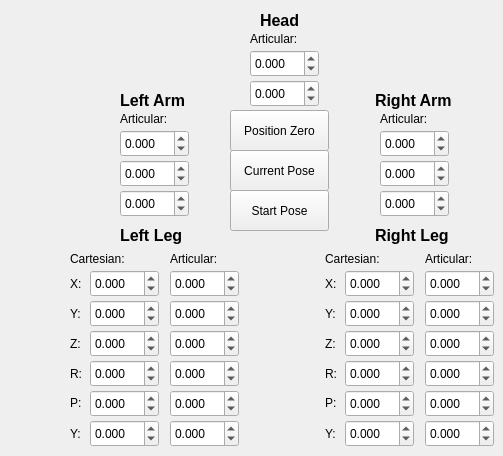
    <widget class="QWidget" name="tabIK">
     <attribute name="title">
      <string>Inverse Kinematics</string>
     </attribute>
     <widget class="QDoubleSpinBox" name="sbLegLeftX">
      <property name="geometry">
       <rect>
        <x>90</x>
        <y>270</y>
        <width>69</width>
        <height>27</height>
       </rect>
      </property>
      <property name="keyboardTracking">
       <bool>false</bool>
      </property>
      <property name="decimals">
       <number>3</number>
      </property>
      <property name="minimum">
       <double>-1.000000000000000</double>
      </property>
      <property name="maximum">
       <double>1.000000000000000</double>
      </property>
      <property name="singleStep">
       <double>0.005000000000000</double>
      </property>
     </widget>
     <widget class="QLabel" name="label">
      <property name="geometry">
       <rect>
        <x>70</x>
        <y>275</y>
        <width>21</width>
        <height>17</height>
       </rect>
      </property>
      <property name="text">
       <string>X:</string>
      </property>
     </widget>
     <widget class="QDoubleSpinBox" name="sbLegLeft0">
      <property name="geometry">
       <rect>
        <x>170</x>
        <y>270</y>
        <width>69</width>
        <height>27</height>
       </rect>
      </property>
      <property name="keyboardTracking">
       <bool>true</bool>
      </property>
      <property name="decimals">
       <number>3</number>
      </property>
      <property name="minimum">
       <double>-1.570000000000000</double>
      </property>
      <property name="maximum">
       <double>1.570000000000000</double>
      </property>
      <property name="singleStep">
       <double>0.050000000000000</double>
      </property>
     </widget>
     <widget class="QLabel" name="label_2">
      <property name="geometry">
       <rect>
        <x>70</x>
        <y>305</y>
        <width>21</width>
        <height>17</height>
       </rect>
      </property>
      <property name="text">
       <string>Y:</string>
      </property>
     </widget>
     <widget class="QLabel" name="label_3">
      <property name="geometry">
       <rect>
        <x>70</x>
        <y>335</y>
        <width>21</width>
        <height>17</height>
       </rect>
      </property>
      <property name="text">
       <string>Z:</string>
      </property>
     </widget>
     <widget class="QLabel" name="label_4">
      <property name="geometry">
       <rect>
        <x>70</x>
        <y>365</y>
        <width>21</width>
        <height>17</height>
       </rect>
      </property>
      <property name="text">
       <string>R:</string>
      </property>
     </widget>
     <widget class="QLabel" name="label_5">
      <property name="geometry">
       <rect>
        <x>70</x>
        <y>395</y>
        <width>21</width>
        <height>16</height>
       </rect>
      </property>
      <property name="text">
       <string>P:</string>
      </property>
     </widget>
     <widget class="QLabel" name="label_6">
      <property name="geometry">
       <rect>
        <x>70</x>
        <y>425</y>
        <width>21</width>
        <height>17</height>
       </rect>
      </property>
      <property name="text">
       <string>Y:</string>
      </property>
     </widget>
     <widget class="QLabel" name="label_7">
      <property name="geometry">
       <rect>
        <x>70</x>
        <y>250</y>
        <width>67</width>
        <height>17</height>
       </rect>
      </property>
      <property name="text">
       <string>Cartesian:</string>
      </property>
     </widget>
     <widget class="QLabel" name="label_8">
      <property name="geometry">
       <rect>
        <x>170</x>
        <y>250</y>
        <width>67</width>
        <height>17</height>
       </rect>
      </property>
      <property name="text">
       <string>Articular:</string>
      </property>
     </widget>
     <widget class="QDoubleSpinBox" name="sbLegLeft2">
      <property name="geometry">
       <rect>
        <x>170</x>
        <y>330</y>
        <width>69</width>
        <height>27</height>
       </rect>
      </property>
      <property name="decimals">
       <number>3</number>
      </property>
      <property name="minimum">
       <double>-1.570000000000000</double>
      </property>
      <property name="maximum">
       <double>1.570000000000000</double>
      </property>
      <property name="singleStep">
       <double>0.050000000000000</double>
      </property>
     </widget>
     <widget class="QDoubleSpinBox" name="sbLegLeft3">
      <property name="geometry">
       <rect>
        <x>170</x>
        <y>360</y>
        <width>69</width>
        <height>27</height>
       </rect>
      </property>
      <property name="decimals">
       <number>3</number>
      </property>
      <property name="minimum">
       <double>-1.570000000000000</double>
      </property>
      <property name="maximum">
       <double>1.570000000000000</double>
      </property>
      <property name="singleStep">
       <double>0.050000000000000</double>
      </property>
     </widget>
     <widget class="QDoubleSpinBox" name="sbLegLeft4">
      <property name="geometry">
       <rect>
        <x>170</x>
        <y>390</y>
        <width>69</width>
        <height>27</height>
       </rect>
      </property>
      <property name="decimals">
       <number>3</number>
      </property>
      <property name="minimum">
       <double>-1.570000000000000</double>
      </property>
      <property name="maximum">
       <double>1.570000000000000</double>
      </property>
      <property name="singleStep">
       <double>0.050000000000000</double>
      </property>
     </widget>
     <widget class="QDoubleSpinBox" name="sbLegLeft5">
      <property name="geometry">
       <rect>
        <x>170</x>
        <y>420</y>
        <width>69</width>
        <height>27</height>
       </rect>
      </property>
      <property name="decimals">
       <number>3</number>
      </property>
      <property name="minimum">
       <double>-1.570000000000000</double>
      </property>
      <property name="maximum">
       <double>1.570000000000000</double>
      </property>
      <property name="singleStep">
       <double>0.050000000000000</double>
      </property>
     </widget>
     <widget class="QDoubleSpinBox" name="sbLegLeft1">
      <property name="geometry">
       <rect>
        <x>170</x>
        <y>300</y>
        <width>69</width>
        <height>27</height>
       </rect>
      </property>
      <property name="decimals">
       <number>3</number>
      </property>
      <property name="minimum">
       <double>-1.570000000000000</double>
      </property>
      <property name="maximum">
       <double>1.570000000000000</double>
      </property>
      <property name="singleStep">
       <double>0.050000000000000</double>
      </property>
     </widget>
     <widget class="QDoubleSpinBox" name="sbLegLeftY">
      <property name="geometry">
       <rect>
        <x>90</x>
        <y>300</y>
        <width>69</width>
        <height>27</height>
       </rect>
      </property>
      <property name="keyboardTracking">
       <bool>false</bool>
      </property>
      <property name="decimals">
       <number>3</number>
      </property>
      <property name="minimum">
       <double>-1.000000000000000</double>
      </property>
      <property name="maximum">
       <double>1.000000000000000</double>
      </property>
      <property name="singleStep">
       <double>0.005000000000000</double>
      </property>
     </widget>
     <widget class="QDoubleSpinBox" name="sbLegLeftZ">
      <property name="geometry">
       <rect>
        <x>90</x>
        <y>330</y>
        <width>69</width>
        <height>27</height>
       </rect>
      </property>
      <property name="keyboardTracking">
       <bool>false</bool>
      </property>
      <property name="decimals">
       <number>3</number>
      </property>
      <property name="minimum">
       <double>-1.000000000000000</double>
      </property>
      <property name="maximum">
       <double>1.000000000000000</double>
      </property>
      <property name="singleStep">
       <double>0.005000000000000</double>
      </property>
     </widget>
     <widget class="QDoubleSpinBox" name="sbLegLeftRoll">
      <property name="geometry">
       <rect>
        <x>90</x>
        <y>360</y>
        <width>69</width>
        <height>27</height>
       </rect>
      </property>
      <property name="keyboardTracking">
       <bool>false</bool>
      </property>
      <property name="decimals">
       <number>3</number>
      </property>
      <property name="minimum">
       <double>-3.140000000000000</double>
      </property>
      <property name="maximum">
       <double>3.140000000000000</double>
      </property>
      <property name="singleStep">
       <double>0.050000000000000</double>
      </property>
     </widget>
     <widget class="QDoubleSpinBox" name="sbLegLeftPitch">
      <property name="geometry">
       <rect>
        <x>90</x>
        <y>390</y>
        <width>69</width>
        <height>27</height>
       </rect>
      </property>
      <property name="keyboardTracking">
       <bool>false</bool>
      </property>
      <property name="decimals">
       <number>3</number>
      </property>
      <property name="minimum">
       <double>-3.140000000000000</double>
      </property>
      <property name="maximum">
       <double>3.140000000000000</double>
      </property>
      <property name="singleStep">
       <double>0.050000000000000</double>
      </property>
     </widget>
     <widget class="QDoubleSpinBox" name="sbLegLeftYaw">
      <property name="geometry">
       <rect>
        <x>90</x>
        <y>420</y>
        <width>69</width>
        <height>27</height>
       </rect>
      </property>
      <property name="keyboardTracking">
       <bool>false</bool>
      </property>
      <property name="decimals">
       <number>3</number>
      </property>
      <property name="minimum">
       <double>-3.140000000000000</double>
      </property>
      <property name="maximum">
       <double>3.140000000000000</double>
      </property>
      <property name="singleStep">
       <double>0.050000000000000</double>
      </property>
     </widget>
     <widget class="QLabel" name="label_9">
      <property name="geometry">
       <rect>
        <x>120</x>
        <y>225</y>
        <width>67</width>
        <height>21</height>
       </rect>
      </property>
      <property name="text">
       <string>&lt;html&gt;&lt;head/&gt;&lt;body&gt;&lt;p&gt;&lt;span style=&quot; font-size:12pt; font-weight:600;&quot;&gt;Left Leg&lt;/span&gt;&lt;/p&gt;&lt;/body&gt;&lt;/html&gt;</string>
      </property>
      <property name="textFormat">
       <enum>Qt::RichText</enum>
      </property>
     </widget>
     <widget class="QDoubleSpinBox" name="sbLegRight1">
      <property name="geometry">
       <rect>
        <x>425</x>
        <y>300</y>
        <width>69</width>
        <height>27</height>
       </rect>
      </property>
      <property name="decimals">
       <number>3</number>
      </property>
      <property name="minimum">
       <double>-1.570000000000000</double>
      </property>
      <property name="maximum">
       <double>1.570000000000000</double>
      </property>
      <property name="singleStep">
       <double>0.050000000000000</double>
      </property>
     </widget>
     <widget class="QLabel" name="label_12">
      <property name="geometry">
       <rect>
        <x>325</x>
        <y>250</y>
        <width>67</width>
        <height>17</height>
       </rect>
      </property>
      <property name="text">
       <string>Cartesian:</string>
      </property>
     </widget>
     <widget class="QDoubleSpinBox" name="sbLegRightY">
      <property name="geometry">
       <rect>
        <x>345</x>
        <y>300</y>
        <width>69</width>
        <height>27</height>
       </rect>
      </property>
      <property name="keyboardTracking">
       <bool>false</bool>
      </property>
      <property name="decimals">
       <number>3</number>
      </property>
      <property name="minimum">
       <double>-1.000000000000000</double>
      </property>
      <property name="maximum">
       <double>1.000000000000000</double>
      </property>
      <property name="singleStep">
       <double>0.005000000000000</double>
      </property>
     </widget>
     <widget class="QDoubleSpinBox" name="sbLegRight5">
      <property name="geometry">
       <rect>
        <x>425</x>
        <y>420</y>
        <width>69</width>
        <height>27</height>
       </rect>
      </property>
      <property name="decimals">
       <number>3</number>
      </property>
      <property name="minimum">
       <double>-1.570000000000000</double>
      </property>
      <property name="maximum">
       <double>1.570000000000000</double>
      </property>
      <property name="singleStep">
       <double>0.050000000000000</double>
      </property>
     </widget>
     <widget class="QLabel" name="label_13">
      <property name="geometry">
       <rect>
        <x>325</x>
        <y>275</y>
        <width>21</width>
        <height>17</height>
       </rect>
      </property>
      <property name="text">
       <string>X:</string>
      </property>
     </widget>
     <widget class="QDoubleSpinBox" name="sbLegRightPitch">
      <property name="geometry">
       <rect>
        <x>345</x>
        <y>390</y>
        <width>69</width>
        <height>27</height>
       </rect>
      </property>
      <property name="keyboardTracking">
       <bool>false</bool>
      </property>
      <property name="decimals">
       <number>3</number>
      </property>
      <property name="minimum">
       <double>-3.140000000000000</double>
      </property>
      <property name="maximum">
       <double>3.140000000000000</double>
      </property>
      <property name="singleStep">
       <double>0.050000000000000</double>
      </property>
     </widget>
     <widget class="QLabel" name="label_14">
      <property name="geometry">
       <rect>
        <x>325</x>
        <y>365</y>
        <width>21</width>
        <height>17</height>
       </rect>
      </property>
      <property name="text">
       <string>R:</string>
      </property>
     </widget>
     <widget class="QLabel" name="label_15">
      <property name="geometry">
       <rect>
        <x>325</x>
        <y>395</y>
        <width>21</width>
        <height>16</height>
       </rect>
      </property>
      <property name="text">
       <string>P:</string>
      </property>
     </widget>
     <widget class="QDoubleSpinBox" name="sbLegRightYaw">
      <property name="geometry">
       <rect>
        <x>345</x>
        <y>420</y>
        <width>69</width>
        <height>27</height>
       </rect>
      </property>
      <property name="keyboardTracking">
       <bool>false</bool>
      </property>
      <property name="decimals">
       <number>3</number>
      </property>
      <property name="minimum">
       <double>-3.140000000000000</double>
      </property>
      <property name="maximum">
       <double>3.140000000000000</double>
      </property>
      <property name="singleStep">
       <double>0.050000000000000</double>
      </property>
     </widget>
     <widget class="QDoubleSpinBox" name="sbLegRightRoll">
      <property name="geometry">
       <rect>
        <x>345</x>
        <y>360</y>
        <width>69</width>
        <height>27</height>
       </rect>
      </property>
      <property name="keyboardTracking">
       <bool>false</bool>
      </property>
      <property name="decimals">
       <number>3</number>
      </property>
      <property name="minimum">
       <double>-3.140000000000000</double>
      </property>
      <property name="maximum">
       <double>3.140000000000000</double>
      </property>
      <property name="singleStep">
       <double>0.050000000000000</double>
      </property>
     </widget>
     <widget class="QLabel" name="label_16">
      <property name="geometry">
       <rect>
        <x>425</x>
        <y>250</y>
        <width>67</width>
        <height>17</height>
       </rect>
      </property>
      <property name="text">
       <string>Articular:</string>
      </property>
     </widget>
     <widget class="QLabel" name="label_17">
      <property name="geometry">
       <rect>
        <x>375</x>
        <y>225</y>
        <width>91</width>
        <height>21</height>
       </rect>
      </property>
      <property name="text">
       <string>&lt;html&gt;&lt;head/&gt;&lt;body&gt;&lt;p&gt;&lt;span style=&quot; font-size:12pt; font-weight:600;&quot;&gt;Right Leg&lt;/span&gt;&lt;/p&gt;&lt;/body&gt;&lt;/html&gt;</string>
      </property>
      <property name="textFormat">
       <enum>Qt::RichText</enum>
      </property>
     </widget>
     <widget class="QDoubleSpinBox" name="sbLegRight4">
      <property name="geometry">
       <rect>
        <x>425</x>
        <y>390</y>
        <width>69</width>
        <height>27</height>
       </rect>
      </property>
      <property name="decimals">
       <number>3</number>
      </property>
      <property name="minimum">
       <double>-1.570000000000000</double>
      </property>
      <property name="maximum">
       <double>1.570000000000000</double>
      </property>
      <property name="singleStep">
       <double>0.050000000000000</double>
      </property>
     </widget>
     <widget class="QLabel" name="label_18">
      <property name="geometry">
       <rect>
        <x>325</x>
        <y>305</y>
        <width>21</width>
        <height>17</height>
       </rect>
      </property>
      <property name="text">
       <string>Y:</string>
      </property>
     </widget>
     <widget class="QDoubleSpinBox" name="sbLegRight0">
      <property name="geometry">
       <rect>
        <x>425</x>
        <y>270</y>
        <width>69</width>
        <height>27</height>
       </rect>
      </property>
      <property name="decimals">
       <number>3</number>
      </property>
      <property name="minimum">
       <double>-1.570000000000000</double>
      </property>
      <property name="maximum">
       <double>1.570000000000000</double>
      </property>
      <property name="singleStep">
       <double>0.050000000000000</double>
      </property>
     </widget>
     <widget class="QDoubleSpinBox" name="sbLegRightX">
      <property name="geometry">
       <rect>
        <x>345</x>
        <y>270</y>
        <width>69</width>
        <height>27</height>
       </rect>
      </property>
      <property name="keyboardTracking">
       <bool>false</bool>
      </property>
      <property name="decimals">
       <number>3</number>
      </property>
      <property name="minimum">
       <double>-1.000000000000000</double>
      </property>
      <property name="maximum">
       <double>1.000000000000000</double>
      </property>
      <property name="singleStep">
       <double>0.005000000000000</double>
      </property>
     </widget>
     <widget class="QLabel" name="label_19">
      <property name="geometry">
       <rect>
        <x>325</x>
        <y>425</y>
        <width>21</width>
        <height>17</height>
       </rect>
      </property>
      <property name="text">
       <string>Y:</string>
      </property>
     </widget>
     <widget class="QLabel" name="label_20">
      <property name="geometry">
       <rect>
        <x>325</x>
        <y>335</y>
        <width>21</width>
        <height>17</height>
       </rect>
      </property>
      <property name="text">
       <string>Z:</string>
      </property>
     </widget>
     <widget class="QDoubleSpinBox" name="sbLegRight2">
      <property name="geometry">
       <rect>
        <x>425</x>
        <y>330</y>
        <width>69</width>
        <height>27</height>
       </rect>
      </property>
      <property name="decimals">
       <number>3</number>
      </property>
      <property name="minimum">
       <double>-1.570000000000000</double>
      </property>
      <property name="maximum">
       <double>1.570000000000000</double>
      </property>
      <property name="singleStep">
       <double>0.050000000000000</double>
      </property>
     </widget>
     <widget class="QDoubleSpinBox" name="sbLegRightZ">
      <property name="geometry">
       <rect>
        <x>345</x>
        <y>330</y>
        <width>69</width>
        <height>27</height>
       </rect>
      </property>
      <property name="keyboardTracking">
       <bool>false</bool>
      </property>
      <property name="decimals">
       <number>3</number>
      </property>
      <property name="minimum">
       <double>-1.000000000000000</double>
      </property>
      <property name="maximum">
       <double>1.000000000000000</double>
      </property>
      <property name="singleStep">
       <double>0.005000000000000</double>
      </property>
     </widget>
     <widget class="QDoubleSpinBox" name="sbLegRight3">
      <property name="geometry">
       <rect>
        <x>425</x>
        <y>360</y>
        <width>69</width>
        <height>27</height>
       </rect>
      </property>
      <property name="decimals">
       <number>3</number>
      </property>
      <property name="minimum">
       <double>-1.570000000000000</double>
      </property>
      <property name="maximum">
       <double>1.570000000000000</double>
      </property>
      <property name="singleStep">
       <double>0.050000000000000</double>
      </property>
     </widget>
     <widget class="QLabel" name="label_21">
      <property name="geometry">
       <rect>
        <x>120</x>
        <y>90</y>
        <width>67</width>
        <height>21</height>
       </rect>
      </property>
      <property name="text">
       <string>&lt;html&gt;&lt;head/&gt;&lt;body&gt;&lt;p&gt;&lt;span style=&quot; font-size:12pt; font-weight:600;&quot;&gt;Left Arm&lt;/span&gt;&lt;/p&gt;&lt;/body&gt;&lt;/html&gt;</string>
      </property>
      <property name="textFormat">
       <enum>Qt::RichText</enum>
      </property>
     </widget>
     <widget class="QDoubleSpinBox" name="sbArmLeft2">
      <property name="geometry">
       <rect>
        <x>120</x>
        <y>190</y>
        <width>69</width>
        <height>27</height>
       </rect>
      </property>
      <property name="decimals">
       <number>3</number>
      </property>
      <property name="minimum">
       <double>-1.570000000000000</double>
      </property>
      <property name="maximum">
       <double>1.570000000000000</double>
      </property>
      <property name="singleStep">
       <double>0.050000000000000</double>
      </property>
     </widget>
     <widget class="QDoubleSpinBox" name="sbArmLeft0">
      <property name="geometry">
       <rect>
        <x>120</x>
        <y>130</y>
        <width>69</width>
        <height>27</height>
       </rect>
      </property>
      <property name="keyboardTracking">
       <bool>true</bool>
      </property>
      <property name="decimals">
       <number>3</number>
      </property>
      <property name="minimum">
       <double>-1.570000000000000</double>
      </property>
      <property name="maximum">
       <double>1.570000000000000</double>
      </property>
      <property name="singleStep">
       <double>0.050000000000000</double>
      </property>
     </widget>
     <widget class="QDoubleSpinBox" name="sbArmLeft1">
      <property name="geometry">
       <rect>
        <x>120</x>
        <y>160</y>
        <width>69</width>
        <height>27</height>
       </rect>
      </property>
      <property name="decimals">
       <number>3</number>
      </property>
      <property name="minimum">
       <double>-1.570000000000000</double>
      </property>
      <property name="maximum">
       <double>1.570000000000000</double>
      </property>
      <property name="singleStep">
       <double>0.050000000000000</double>
      </property>
     </widget>
     <widget class="QLabel" name="label_22">
      <property name="geometry">
       <rect>
        <x>120</x>
        <y>110</y>
        <width>67</width>
        <height>17</height>
       </rect>
      </property>
      <property name="text">
       <string>Articular:</string>
      </property>
     </widget>
     <widget class="QLabel" name="label_23">
      <property name="geometry">
       <rect>
        <x>375</x>
        <y>90</y>
        <width>81</width>
        <height>21</height>
       </rect>
      </property>
      <property name="text">
       <string>&lt;html&gt;&lt;head/&gt;&lt;body&gt;&lt;p&gt;&lt;span style=&quot; font-size:12pt; font-weight:600;&quot;&gt;Right Arm&lt;/span&gt;&lt;/p&gt;&lt;/body&gt;&lt;/html&gt;</string>
      </property>
      <property name="textFormat">
       <enum>Qt::RichText</enum>
      </property>
     </widget>
     <widget class="QLabel" name="label_24">
      <property name="geometry">
       <rect>
        <x>380</x>
        <y>110</y>
        <width>67</width>
        <height>17</height>
       </rect>
      </property>
      <property name="text">
       <string>Articular:</string>
      </property>
     </widget>
     <widget class="QDoubleSpinBox" name="sbArmRight2">
      <property name="geometry">
       <rect>
        <x>380</x>
        <y>190</y>
        <width>69</width>
        <height>27</height>
       </rect>
      </property>
      <property name="decimals">
       <number>3</number>
      </property>
      <property name="minimum">
       <double>-1.570000000000000</double>
      </property>
      <property name="maximum">
       <double>1.570000000000000</double>
      </property>
      <property name="singleStep">
       <double>0.050000000000000</double>
      </property>
     </widget>
     <widget class="QDoubleSpinBox" name="sbArmRight0">
      <property name="geometry">
       <rect>
        <x>380</x>
        <y>130</y>
        <width>69</width>
        <height>27</height>
       </rect>
      </property>
      <property name="keyboardTracking">
       <bool>true</bool>
      </property>
      <property name="decimals">
       <number>3</number>
      </property>
      <property name="minimum">
       <double>-1.570000000000000</double>
      </property>
      <property name="maximum">
       <double>1.570000000000000</double>
      </property>
      <property name="singleStep">
       <double>0.050000000000000</double>
      </property>
     </widget>
     <widget class="QDoubleSpinBox" name="sbArmRight1">
      <property name="geometry">
       <rect>
        <x>380</x>
        <y>160</y>
        <width>69</width>
        <height>27</height>
       </rect>
      </property>
      <property name="decimals">
       <number>3</number>
      </property>
      <property name="minimum">
       <double>-1.570000000000000</double>
      </property>
      <property name="maximum">
       <double>1.570000000000000</double>
      </property>
      <property name="singleStep">
       <double>0.050000000000000</double>
      </property>
     </widget>
     <widget class="QLabel" name="label_25">
      <property name="geometry">
       <rect>
        <x>260</x>
        <y>10</y>
        <width>41</width>
        <height>21</height>
       </rect>
      </property>
      <property name="text">
       <string>&lt;html&gt;&lt;head/&gt;&lt;body&gt;&lt;p&gt;&lt;span style=&quot; font-size:12pt; font-weight:600;&quot;&gt;Head&lt;/span&gt;&lt;/p&gt;&lt;/body&gt;&lt;/html&gt;</string>
      </property>
      <property name="textFormat">
       <enum>Qt::RichText</enum>
      </property>
     </widget>
     <widget class="QLabel" name="label_26">
      <property name="geometry">
       <rect>
        <x>250</x>
        <y>30</y>
        <width>67</width>
        <height>17</height>
       </rect>
      </property>
      <property name="text">
       <string>Articular:</string>
      </property>
     </widget>
     <widget class="QDoubleSpinBox" name="sbHead1">
      <property name="geometry">
       <rect>
        <x>250</x>
        <y>50</y>
        <width>69</width>
        <height>27</height>
       </rect>
      </property>
      <property name="keyboardTracking">
       <bool>true</bool>
      </property>
      <property name="decimals">
       <number>3</number>
      </property>
      <property name="minimum">
       <double>-1.570000000000000</double>
      </property>
      <property name="maximum">
       <double>1.570000000000000</double>
      </property>
      <property name="singleStep">
       <double>0.050000000000000</double>
      </property>
     </widget>
     <widget class="QDoubleSpinBox" name="sbHead0">
      <property name="geometry">
       <rect>
        <x>250</x>
        <y>80</y>
        <width>69</width>
        <height>27</height>
       </rect>
      </property>
      <property name="decimals">
       <number>3</number>
      </property>
      <property name="minimum">
       <double>-1.570000000000000</double>
      </property>
      <property name="maximum">
       <double>1.570000000000000</double>
      </property>
      <property name="singleStep">
       <double>0.050000000000000</double>
      </property>
     </widget>
     <widget class="QPushButton" name="btnZeroPose">
      <property name="geometry">
       <rect>
        <x>230</x>
        <y>110</y>
        <width>99</width>
        <height>41</height>
       </rect>
      </property>
      <property name="text">
       <string>Position Zero</string>
      </property>
     </widget>
     <widget class="QPushButton" name="btnCurrentPose">
      <property name="geometry">
       <rect>
        <x>230</x>
        <y>150</y>
        <width>99</width>
        <height>41</height>
       </rect>
      </property>
      <property name="text">
       <string>Current Pose</string>
      </property>
     </widget>
     <widget class="QPushButton" name="btnStartPose">
      <property name="geometry">
       <rect>
        <x>230</x>
        <y>190</y>
        <width>99</width>
        <height>41</height>
       </rect>
      </property>
      <property name="text">
       <string>Start Pose</string>
      </property>
     </widget>
    </widget>
